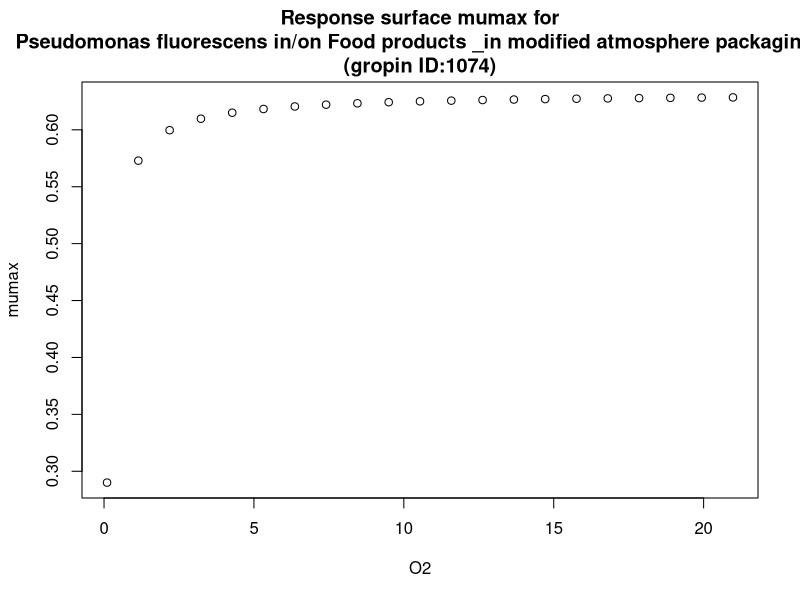

R code for this plot:
#############################
# start of Parameter script
#############################
O2 <- seq(0.1001,20.979020979021,length.out=21)
#############################
# end of Parameter script
#############################
############################# 
# start of Model script Gropin ID 1074 
#############################
 
# constant coefficients for this model
 
variables <- data.frame(O2)
argumentsPar <- expand.grid(variables)
 
# heart of the model
response_surface <- function(O2) {
   mumax <-0.632*O2/(0.118+O2)

return(mumax=mumax)
} 

# output parameters
responseSurface <- cbind(argumentsPar,response_surface(argumentsPar['O2']))
colnames(responseSurface) <- c(colnames(argumentsPar),'mumax')
#############################
# End of Model script
#############################
############################# 
# start of Visualisation script Gropin ID 1074 
#############################
plot(O2,responseSurface$'mumax',xlab='O2',
                          ylab='mumax',main='Response surface mumax for
Pseudomonas fluorescens in/on Food products _in modified atmosphere packaging_
(gropin ID:1074)')
#############################
# End of Visualisation script
#############################
